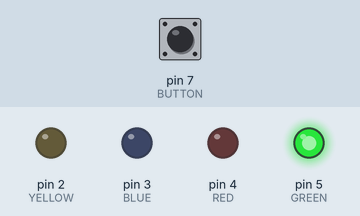
The sketch below on a simulated Arduino Uno, built with avr-gcc and run on an emulated ATmega328P. Shown: output pins drawn as LEDs (lit = HIGH). The inputs (shaded band) are chosen by the test bench; at power-on: pin 7 (BUTTON) LOW.

Above: at 1.2 s.
1.3 s: pin 7 (BUTTON) pulled HIGH for 0.15 s
At 2.1 s:
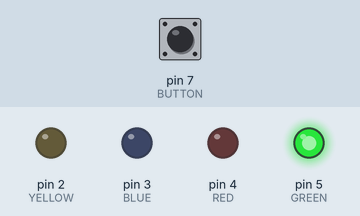
2.9 s: pin 7 (BUTTON) pulled HIGH for 1 s
At 6.8 s:
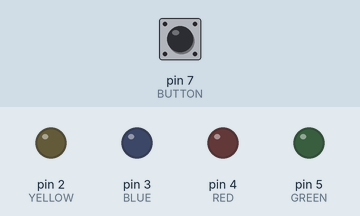
6.9 s: pin 7 (BUTTON) pulled HIGH for 3.2 s
At 7.7 s:
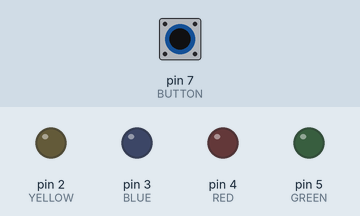
Timing chart, 0 to 9.9 s (numbered marks = the images above; inputs shaded):
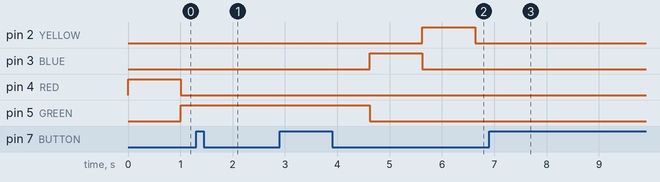

The sketch:

lab1.ino
```cpp
int GREEN = 5;
int RED = 4;
int BLUE = 3;
int YELLOW = 2;
int BUTTON = 7;

bool buttonPressed = false;
bool paused = false;

void setup() {
  pinMode(GREEN, OUTPUT);
  pinMode(RED, OUTPUT);
  pinMode(BLUE, OUTPUT);
  pinMode(YELLOW, OUTPUT);

  pinMode(BUTTON, INPUT);
}


void wait () {
  int time = 1000;

  while (time > 0) {

    // Button is being pressed
    while (digitalRead(BUTTON) == HIGH) {
      buttonPressed = true;
    }

    // Button has been pressed
    if (buttonPressed) {
      paused = !paused;
      buttonPressed = false;
    }

    if (paused)
      time++;

    delay(1);
    time--;
  }
}


void loop() {
  // Red
  digitalWrite(RED, HIGH);

  wait();

  // Green
  digitalWrite(RED, LOW);
  digitalWrite(GREEN, HIGH);

  wait();

  // Blue
  digitalWrite(GREEN, LOW);
  digitalWrite(BLUE, HIGH);

  wait();

  // Yellow
  digitalWrite(BLUE, LOW);
  digitalWrite(YELLOW, HIGH);

  wait();

  digitalWrite(YELLOW, LOW);

  wait();

}
```

Measured:
- after the input at 1.3 s, pin 3 (BLUE): stays LOW (without the input it goes to HIGH after 0.72 s); pin 5 (GREEN): stays HIGH (without the input it goes to LOW after 0.72 s)
- after the input at 2.9 s, pin 2 (YELLOW): LOW → HIGH after 2.7 s, → LOW 1.0 s later; pin 3 (BLUE): LOW → HIGH after 1.7 s, → LOW 1.0 s later; pin 5 (GREEN): HIGH → LOW after 1.7 s
- after the input at 6.9 s, pin 2 (YELLOW), pin 3 (BLUE), pin 4 (RED), pin 5 (GREEN): stops changing and stays LOW
